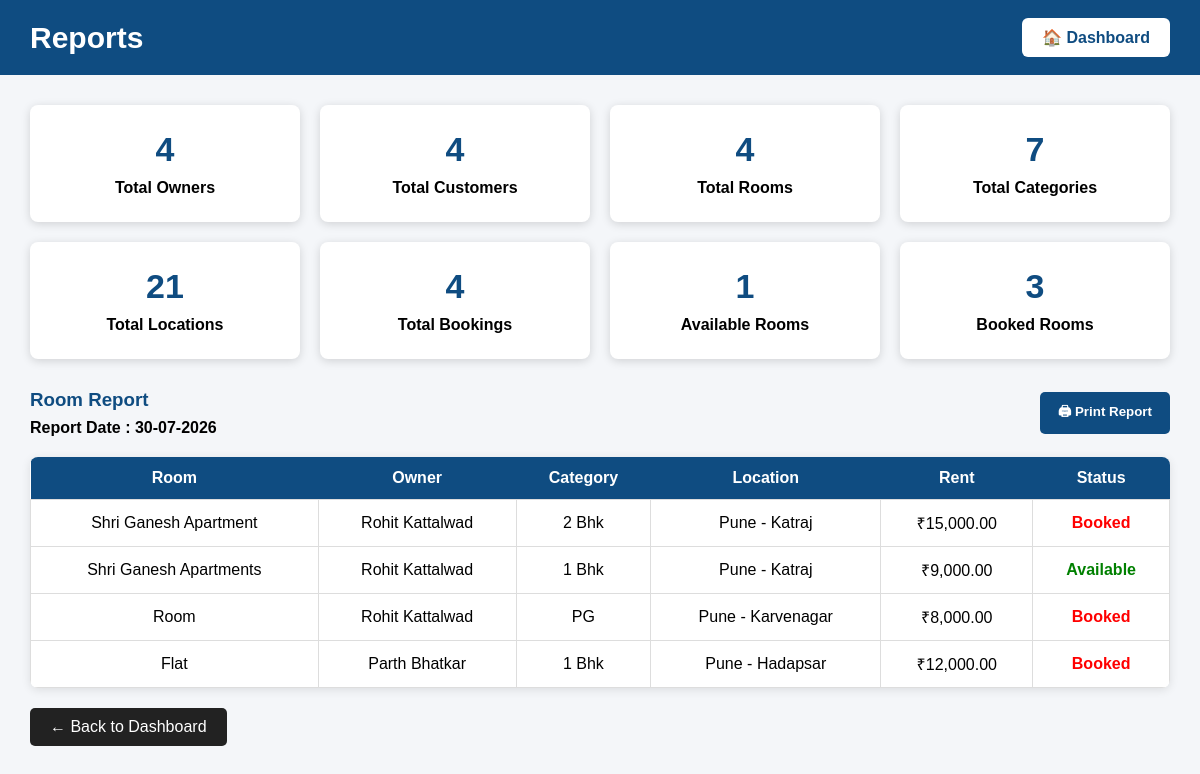
/reports.php (signed in), run on the app's committed database.
### tables this page shows
CREATE TABLE `rooms` (
  `id` int(11) NOT NULL,
  `owner_id` int(11) NOT NULL,
  `category_id` int(11) NOT NULL,
  `location_id` int(11) NOT NULL,
  `room_title` varchar(200) NOT NULL,
  `room_type` varchar(100) NOT NULL,
  `rent` decimal(10,2) NOT NULL,
  `address` text DEFAULT NULL,
  `facilities` text DEFAULT NULL,
  `description` text DEFAULT NULL,
  `image` varchar(255) DEFAULT NULL,
  `status` enum('Available','Booked') DEFAULT 'Available'
);

CREATE TABLE `users` (
  `id` int(11) NOT NULL,
  `fullname` varchar(100) NOT NULL,
  `email` varchar(100) NOT NULL,
  `phone` varchar(15) NOT NULL,
  `password` varchar(255) NOT NULL,
  `role` enum('customer','owner','admin') NOT NULL,
  `created_at` timestamp NOT NULL DEFAULT current_timestamp(),
  `status` enum('Pending','Approved','Rejected') DEFAULT 'Pending'
);

CREATE TABLE `categories` (
  `id` int(11) NOT NULL,
  `category_name` varchar(100) NOT NULL
);

CREATE TABLE `locations` (
  `id` int(11) NOT NULL,
  `city` varchar(100) NOT NULL,
  `area` varchar(100) NOT NULL
);

### reports.php (the view, shortened to what this page needs)
<?php
include("../includes/db.php");
$owners = 0;
$query = mysqli_query($conn, "SELECT COUNT(*) AS total FROM users WHERE role='owner'");
if($query){
    $owners = mysqli_fetch_assoc($query)['total'];
}
$customers = 0;
$query = mysqli_query($conn,"SELECT COUNT(*) AS total FROM users WHERE role='customer'");
if($query){
    $customers = mysqli_fetch_assoc($query)['total'];
}
$rooms = 0;
$query = mysqli_query($conn,"SELECT COUNT(*) AS total FROM rooms");
if($query){
    $rooms = mysqli_fetch_assoc($query)['total'];
}
$categories = 0;
$query = mysqli_query($conn,"SELECT COUNT(*) AS total FROM categories");
if($query){
    $categories = mysqli_fetch_assoc($query)['total'];
}
$locations = 0;
$query = mysqli_query($conn,"SELECT COUNT(*) AS total FROM locations");
if($query){
    $locations = mysqli_fetch_assoc($query)['total'];
}
$bookings = 0;
$check = mysqli_query($conn,"SHOW TABLES LIKE 'bookings'");
if($check && mysqli_num_rows($check) > 0)
{
    $query = mysqli_query($conn,"SELECT COUNT(*) AS total FROM bookings");
    if($query)
    {
        $bookings = mysqli_fetch_assoc($query)['total'];
    }
}
$available = 0;
$query = mysqli_query($conn,"SELECT COUNT(*) AS total FROM rooms WHERE status='Available'");
if($query){
    $available = mysqli_fetch_assoc($query)['total'];
}
$booked = 0;
$query = mysqli_query($conn,"SELECT COUNT(*) AS total FROM rooms WHERE status='Booked'");
if($query){
    $booked = mysqli_fetch_assoc($query)['total'];
}
$sql = "SELECT
rooms.room_title,
users.fullname,
categories.category_name,
locations.city,
locations.area,
rooms.rent,
rooms.status
FROM rooms
LEFT JOIN users
ON rooms.owner_id = users.id
LEFT JOIN categories
ON rooms.category_id = categories.id
LEFT JOIN locations
ON rooms.location_id = locations.id
ORDER BY rooms.id DESC";
$result = mysqli_query($conn,$sql);
?>
<!DOCTYPE html>
<html>
<head>
</head>
<body>
<div class="top-bar">
<h2>Reports</h2>
<a href="dashboard.php" class="dashboard-btn">
🏠 Dashboard
</a>
</div>
<div class="container">
<div class="cards">
<div class="card">
<h3><?php echo $owners; ?></h3>
<p>Total Owners</p>
</div>
<div class="card">
<h3><?php echo $customers; ?></h3>
<p>Total Customers</p>
</div>
<div class="card">
<h3><?php echo $rooms; ?></h3>
<p>Total Rooms</p>
</div>
<div class="card">
<h3><?php echo $categories; ?></h3>
<p>Total Categories</p>
</div>
<div class="card">
<h3><?php echo $locations; ?></h3>
<p>Total Locations</p>
</div>
<div class="card">
<h3><?php echo $bookings; ?></h3>
<p>Total Bookings</p>
</div>
<div class="card">
<h3><?php echo $available; ?></h3>
<p>Available Rooms</p>
</div>
<div class="card">
<h3><?php echo $booked; ?></h3>
<p>Booked Rooms</p>
</div>
</div>
<div class="report-header">
<div>
<h3 style="color:#0F4C81;">Room Report</h3>
<p style="margin-top:8px;font-weight:bold;">
Report Date :
<?php echo date("d-m-Y"); ?>
</p>
</div>
<button onclick="window.print()" class="print-btn">
🖨 Print Report
</button>
</div>
<table>
<tr>
<th>Room</th>
<th>Owner</th>
<th>Category</th>
<th>Location</th>
<th>Rent</th>
<th>Status</th>
</tr>
<?php
if($result && mysqli_num_rows($result)>0)
{
while($row=mysqli_fetch_assoc($result))
{
?>
<tr>
<td><?php echo htmlspecialchars($row['room_title'] ?? 'N/A'); ?></td>
<td><?php echo htmlspecialchars($row['fullname'] ?? 'N/A'); ?></td>
<td><?php echo htmlspecialchars($row['category_name'] ?? 'N/A'); ?></td>
<td>
<?php
echo htmlspecialchars($row['city'] ?? 'N/A');
echo " - ";
echo htmlspecialchars($row['area'] ?? 'N/A');
?>
</td>
<td>₹<?php echo number_format($row['rent'],2); ?></td>
<td>
<?php
if(strtolower(trim($row['status'])) == "available")
{
    echo "<span style='color:green;font-weight:bold;'>Available</span>";
}
else
{
    echo "<span style='color:red;font-weight:bold;'>Booked</span>";
}
?>
</td>
</tr>
<?php
}
}
else
{
?>
<tr>
<td colspan="6">No Room Records Found.</td>
</tr>
<?php
}
?>
</table>
<a href="dashboard.php" class="back">
← Back to Dashboard
</a>
</div>
</body>
</html>

### reports.php (style rules this page uses)
* { margin:0; padding:0; box-sizing:border-box; font-family:Arial,sans-serif; }
.report-header { display:flex; justify-content:space-between; align-items:center; margin-bottom:20px; }
.print-btn { background:#0F4C81; color:white; padding:10px 18px; border:none; border-radius:5px; cursor:pointer; font-weight:bold; }
body { background:#f4f6f9; }
.top-bar { background:#0F4C81; padding:18px 30px; display:flex; justify-content:space-between; align-items:center; }
.top-bar h2 { color:white; font-size:30px; }
.dashboard-btn { background:white; color:#0F4C81; padding:10px 20px; text-decoration:none; font-weight:bold; border-radius:6px; transition:.3s; }
.container { width:95%; margin:30px auto; }
.cards { display:grid; grid-template-columns:repeat(auto-fit,minmax(220px,1fr)); gap:20px; margin-bottom:30px; }
.card { background:white; padding:25px; border-radius:8px; text-align:center; box-shadow:0 2px 10px rgba(0,0,0,.15); transition:.3s; }
.card h3 { font-size:34px; color:#0F4C81; margin-bottom:10px; }
.card p { font-size:16px; font-weight:bold; }
table { width:100%; border-collapse:collapse; background:white; box-shadow:0 2px 10px rgba(0,0,0,.1); border-radius:8px; overflow:hidden; }
table th { background:#0F4C81; color:white; padding:12px; }
table td { padding:12px; border:1px solid #ddd; text-align:center; }
.back { display:inline-block; margin-top:20px; padding:10px 20px; background:#222; color:white; text-decoration:none; border-radius:5px; }

### data on the page
rooms: room_title "Shri Ganesh Apartment", owner.fullname "Rohit Kattalwad", category.category_name "2 Bhk", location.city "Pune", location.area "Katraj", rent "15,000.00", status "Booked"
rooms: room_title "Shri Ganesh Apartments", owner.fullname "Rohit Kattalwad", category.category_name "1 Bhk", location.city "Pune", location.area "Katraj", rent "9,000.00", status "Available"
rooms: room_title "Room", owner.fullname "Rohit Kattalwad", category.category_name "PG", location.city "Pune", location.area "Karvenagar", rent "8,000.00", status "Booked"
rooms: room_title "Flat", owner.fullname "Parth Bhatkar", category.category_name "1 Bhk", location.city "Pune", location.area "Hadapsar", rent "12,000.00", status "Booked"

### other printed values
$owners "4"
$customers "4"
$rooms "4"
$categories "7"
$locations "21"
$bookings "4"
$available "1"
$booked "3"
